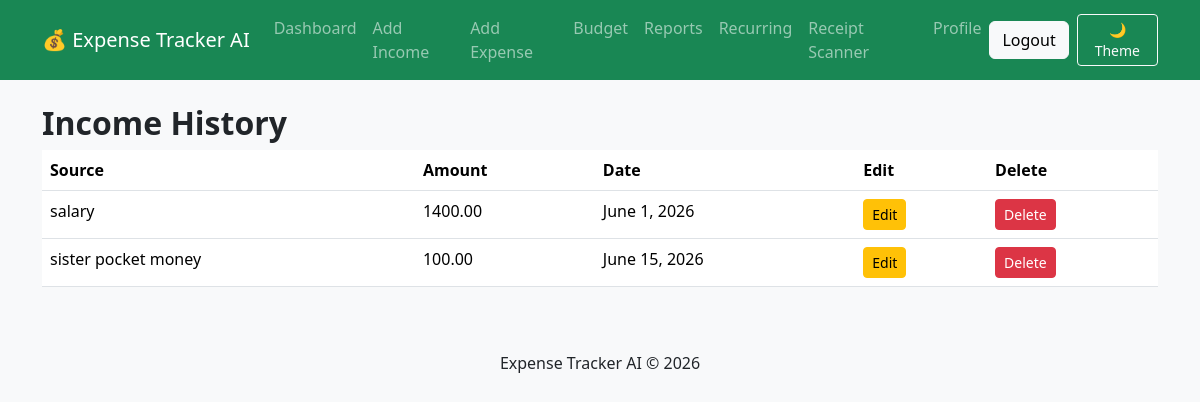
The page /income/list/ (signed in) on the database its author committed.
### tracker/models.py (models this page shows, shortened)
class Income(models.Model):
    user = models.ForeignKey(
        User,
        on_delete=models.CASCADE
    )
    source = models.CharField(
        max_length=100
    )
    amount = models.DecimalField(
        max_digits=10,
        decimal_places=2
    )
    date = models.DateField()

### tracker/views.py (the view)
@login_required
def income_list(request):
    incomes = Income.objects.filter(
        user=request.user
    )
    return render(
        request,
        "income_list.html",
        {
            "incomes": incomes,
        },
    )

### templates/income_list.html
{% extends 'base.html' %}
{% block content %}
<h2>
    Income History
</h2>
<table class="table">
    <tr>
        <th>Source</th>
        <th>Amount</th>
        <th>Date</th>
        <th>Edit</th>
        <th>Delete</th>
    </tr>
    {% for income in incomes %}
    <tr>
        <td>
            {{ income.source }}
        </td>
        <td>
            {{ currency_symbol }}{{ income.amount }}
        </td>
        <td>
            {{ income.date }}
        </td>
        <td>
            <a
                href="/income/edit/{{ income.id }}/"
                class="btn btn-warning btn-sm">
                Edit
            </a>
        </td>
        <td>
            <a
                href="/income/delete/{{ income.id }}/"
                class="btn btn-danger btn-sm">
                Delete
            </a>
        </td>
    </tr>
    {% endfor %}
</table>
{% endblock %}

### templates/base.html (style rules this page uses)
h2 { font-weight: 600; }

### rows shown on the page
Income: source "salary", amount "1400.00", date "June 1, 2026"
Income: source "sister pocket money", amount "100.00", date "June 15, 2026"
